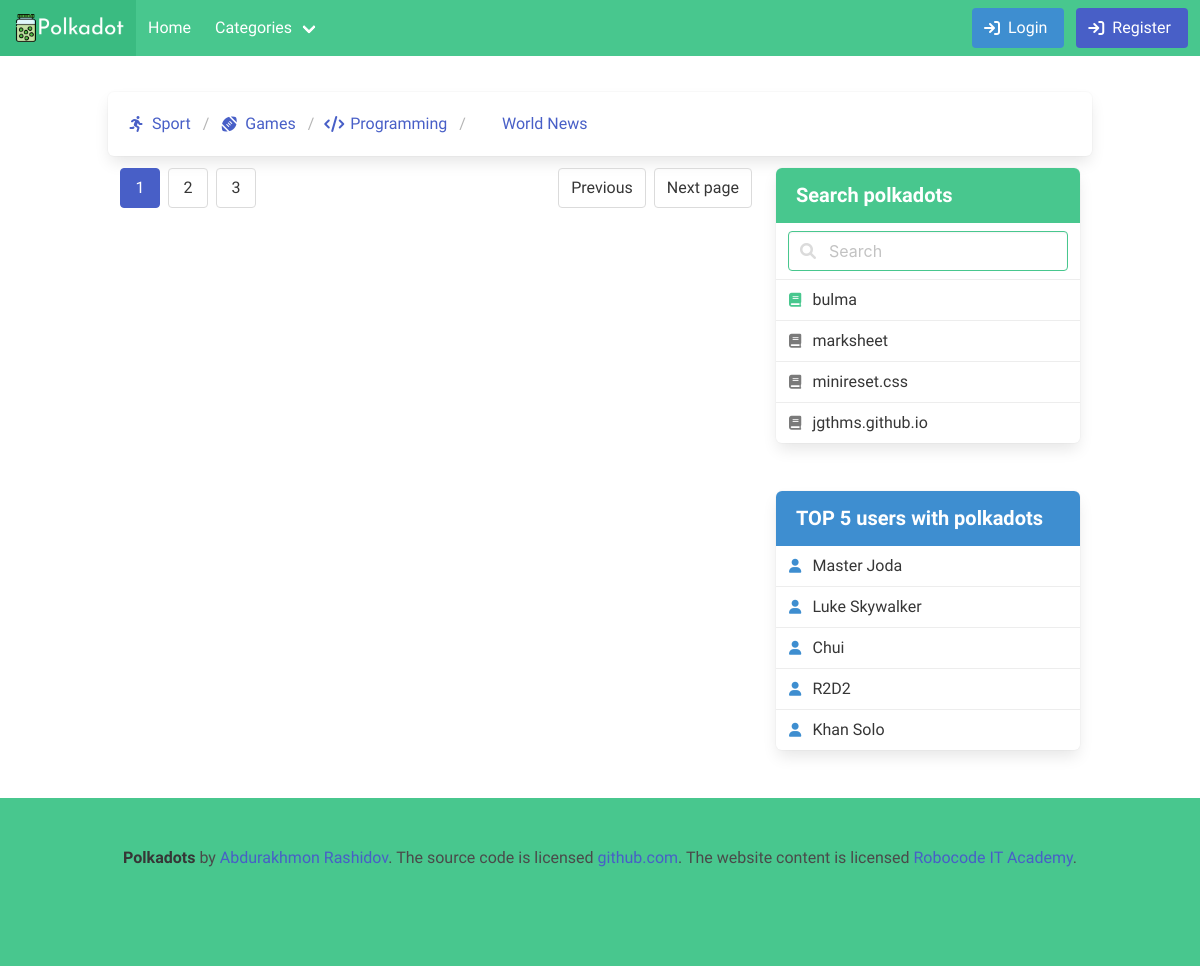
Screenshot of /category/sport/ with the database file from the repository.
### main/models.py (models this page shows, shortened)
class Category(models.Model):
	title = models.CharField('Category name *',max_length=50)
	icon = models.CharField(max_length=50, blank=True)
	slug = models.SlugField('*',max_length=25, unique=True)
	class Meta:
		verbose_name = 'Category'
		verbose_name_plural = 'Categories'
	def get_url(self):
		return reverse("main:category_list", kwargs={"category_slug":self.slug})

### main/views.py (the view)
# urls.py: path("category/<str:category_slug>/", views.category_list, name="category_list"),
def category_list(request, category_slug):
    category = Category.objects.get(slug=category_slug)
    object_list = Post.objects.filter(category=category)
    context = {
        "object_list":object_list
    }
    return render(request, "main/list.html",context)

### main/context_pro.py (called while the page is built)
def view_all(request):
    context = {
        "tags":Tag.objects.all(),
        "categories":Category.objects.all(),
        "like":Like.objects.all()
    }
    return context

### templates/main/list.html (shortened to what this page needs)
{% extends '../base.html' %} {% load static %} {% block content %}
<section class="section" id="polka">
    <div class="container">
        <div class="columns">
            <div class="column is-full box">
                <nav class="breadcrumb p-2" aria-label="breadcrumbs">
                    <ul>
                        {% for cat in categories %}
                        <li>
                            <a href="{{cat.get_url}}">
                                <span class="icon is-small">
                                <i class="{{cat.icon}}" aria-hidden="true"></i>
                              </span>
                                <span>{{cat.title}}</span>
                            </a>
                        </li>
                        {% endfor %}
                    </ul>
                </nav>
            </div>
        </div>
        <div class="columns">
            <div class="column is-8">
                <nav class="pagination" role="navigation" aria-label="pagination">
                    <a class="pagination-previous is-disabled" title="This is the first page">Previous</a>
                    <a class="pagination-next">Next page</a>
                    <ul class="pagination-list">
                        <li>
                            <a class="pagination-link is-current" aria-label="Page 1" aria-current="page">1</a>
                        </li>
                        <li>
                            <a class="pagination-link" aria-label="Goto page 2">2</a>
                        </li>
                        <li>
                            <a class="pagination-link" aria-label="Goto page 3">3</a>
                        </li>
                    </ul>
                </nav>
            </div>
            <div class="column is-4">
                <article class="panel is-success">
                    <p class="panel-heading">
                        Search polkadots
                    </p>
                    <div class="panel-block">
                        <p class="control has-icons-left">
                            <input class="input is-success" type="text" placeholder="Search">
                            <span class="icon is-left">
                            </span>
                        </p>
                    </div>
                    <a class="panel-block is-active">
                        <span class="panel-icon">
                            <i class="fas fa-book" aria-hidden="true"></i>
                          </span> bulma
                    </a>
                    <a class="panel-block">
                        <span class="panel-icon">
                            <i class="fas fa-book" aria-hidden="true"></i>
                          </span> marksheet
                    </a>
                    <a class="panel-block">
                        <span class="panel-icon">
                            <i class="fas fa-book" aria-hidden="true"></i>
                          </span> minireset.css
                    </a>
                    <a class="panel-block">
                        <span class="panel-icon">
                            <i class="fas fa-book" aria-hidden="true"></i>
                          </span> jgthms.github.io
                    </a>
                </article>
                <br>
                <article class="panel is-info">
                    <p class="panel-heading">
                        TOP 5 users with polkadots
                    </p>
                    <a class="panel-block is-active">
                        <span class="panel-icon">
                            <i class="fas fa-user" aria-hidden="true"></i>
                          </span> Master Joda
                    </a>
                    <a class="panel-block is-active">
                        <span class="panel-icon">
                            <i class="fas fa-user" aria-hidden="true"></i>
                          </span> Luke Skywalker
                    </a>
                    <a class="panel-block is-active">
                        <span class="panel-icon">
                            <i class="fas fa-user" aria-hidden="true"></i>
                          </span> Chui
                    </a>
                    <a class="panel-block is-active">
                        <span class="panel-icon">
                            <i class="fas fa-user" aria-hidden="true"></i>
                          </span> R2D2
                    </a>
                    <a class="panel-block is-active">
                        <span class="panel-icon">
                            <i class="fas fa-user" aria-hidden="true"></i>
                          </span> Khan Solo
                    </a>
                </article>
            </div>
        </div>
    </div>
</section>
{% endblock %}

### staticfiles/css/app.css (style rules this page uses)
body { font-family: 'Josefin Sans', sans-serif; font-weight: 400; }

### rows the page displays
Category: title "Sport"
Category: title "Games"
Category: title "Programming"
Category: title "World News"
